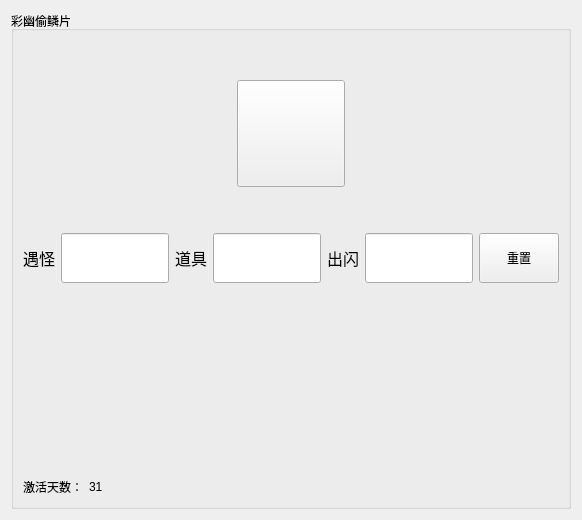
         <widget class="QWidget" name="tab_15">
          <attribute name="icon">
           <iconset>
            <normaloff>assets/PNG/money-bag.png</normaloff>assets/PNG/money-bag.png</iconset>
          </attribute>
          <attribute name="title">
           <string/>
          </attribute>
          <layout class="QVBoxLayout" name="verticalLayout_33">
           <item>
            <widget class="QGroupBox" name="groupA1_14">
             <property name="title">
              <string>彩幽偷鳞片</string>
             </property>
             <layout class="QVBoxLayout" name="verticalLayout_31">
              <item>
               <layout class="QHBoxLayout" name="horizontalLayout_86">
                <item>
                 <layout class="QGridLayout" name="gridLayout_16" rowstretch="1,4,1" columnstretch="1,4,1">
                  <property name="sizeConstraint">
                   <enum>QLayout::SizeConstraint::SetNoConstraint</enum>
                  </property>
                  <item row="2" column="1">
                   <spacer name="verticalSpacer_44">
                    <property name="orientation">
                     <enum>Qt::Orientation::Vertical</enum>
                    </property>
                    <property name="sizeHint" stdset="0">
                     <size>
                      <width>20</width>
                      <height>40</height>
                     </size>
                    </property>
                   </spacer>
                  </item>
                  <item row="0" column="1">
                   <spacer name="verticalSpacer_45">
                    <property name="orientation">
                     <enum>Qt::Orientation::Vertical</enum>
                    </property>
                    <property name="sizeHint" stdset="0">
                     <size>
                      <width>20</width>
                      <height>40</height>
                     </size>
                    </property>
                   </spacer>
                  </item>
                  <item row="1" column="1">
                   <widget class="QToolButton" name="toolButton_88">
                    <property name="sizePolicy">
                     <sizepolicy hsizetype="Maximum" vsizetype="Maximum">
                      <horstretch>0</horstretch>
                      <verstretch>0</verstretch>
                     </sizepolicy>
                    </property>
                    <property name="minimumSize">
                     <size>
                      <width>100</width>
                      <height>100</height>
                     </size>
                    </property>
                    <property name="text">
                     <string/>
                    </property>
                    <property name="icon">
                     <iconset>
                      <normaloff>assets/PNG/start.png</normaloff>assets/PNG/start.png</iconset>
                    </property>
                    <property name="iconSize">
                     <size>
                      <width>100</width>
                      <height>100</height>
                     </size>
                    </property>
                   </widget>
                  </item>
                  <item row="1" column="2">
                   <spacer name="horizontalSpacer_108">
                    <property name="orientation">
                     <enum>Qt::Orientation::Horizontal</enum>
                    </property>
                    <property name="sizeHint" stdset="0">
                     <size>
                      <width>40</width>
                      <height>20</height>
                     </size>
                    </property>
                   </spacer>
                  </item>
                  <item row="1" column="0">
                   <spacer name="horizontalSpacer_109">
                    <property name="orientation">
                     <enum>Qt::Orientation::Horizontal</enum>
                    </property>
                    <property name="sizeHint" stdset="0">
                     <size>
                      <width>40</width>
                      <height>20</height>
                     </size>
                    </property>
                   </spacer>
                  </item>
                 </layout>
                </item>
               </layout>
              </item>
              <item>
               <layout class="QHBoxLayout" name="horizontalLayout_87">
                <item>
                 <widget class="QLabel" name="label_82">
                  <property name="font">
                   <font>
                    <pointsize>12</pointsize>
                   </font>
                  </property>
                  <property name="text">
                   <string>遇怪</string>
                  </property>
                 </widget>
                </item>
                <item>
                 <widget class="QLineEdit" name="lineEdit_32">
                  <property name="sizePolicy">
                   <sizepolicy hsizetype="Maximum" vsizetype="Maximum">
                    <horstretch>0</horstretch>
                    <verstretch>0</verstretch>
                   </sizepolicy>
                  </property>
                  <property name="minimumSize">
                   <size>
                    <width>100</width>
                    <height>50</height>
                   </size>
                  </property>
                 </widget>
                </item>
                <item>
                 <widget class="QLabel" name="label_90">
                  <property name="font">
                   <font>
                    <pointsize>12</pointsize>
                   </font>
                  </property>
                  <property name="text">
                   <string>道具</string>
                  </property>
                 </widget>
                </item>
                <item>
                 <widget class="QLineEdit" name="lineEdit_36">
                  <property name="sizePolicy">
                   <sizepolicy hsizetype="Maximum" vsizetype="Maximum">
                    <horstretch>0</horstretch>
                    <verstretch>0</verstretch>
                   </sizepolicy>
                  </property>
                  <property name="minimumSize">
                   <size>
                    <width>100</width>
                    <height>50</height>
                   </size>
                  </property>
                 </widget>
                </item>
                <item>
                 <widget class="QLabel" name="label_83">
                  <property name="font">
                   <font>
                    <pointsize>12</pointsize>
                   </font>
                  </property>
                  <property name="text">
                   <string>出闪</string>
                  </property>
                 </widget>
                </item>
                <item>
                 <widget class="QLineEdit" name="lineEdit_33">
                  <property name="sizePolicy">
                   <sizepolicy hsizetype="Expanding" vsizetype="Maximum">
                    <horstretch>0</horstretch>
                    <verstretch>0</verstretch>
                   </sizepolicy>
                  </property>
                  <property name="minimumSize">
                   <size>
                    <width>100</width>
                    <height>50</height>
                   </size>
                  </property>
                 </widget>
                </item>
                <item>
                 <widget class="QPushButton" name="pushButton_15">
                  <property name="sizePolicy">
                   <sizepolicy hsizetype="Minimum" vsizetype="Maximum">
                    <horstretch>0</horstretch>
                    <verstretch>0</verstretch>
                   </sizepolicy>
                  </property>
                  <property name="minimumSize">
                   <size>
                    <width>0</width>
                    <height>50</height>
                   </size>
                  </property>
                  <property name="text">
                   <string>重置</string>
                  </property>
                 </widget>
                </item>
               </layout>
              </item>
              <item>
               <spacer name="verticalSpacer_46">
                <property name="orientation">
                 <enum>Qt::Orientation::Vertical</enum>
                </property>
                <property name="sizeHint" stdset="0">
                 <size>
                  <width>20</width>
                  <height>188</height>
                 </size>
                </property>
               </spacer>
              </item>
              <item>
               <layout class="QHBoxLayout" name="horizontalLayout_88" stretch="1,1,10">
                <item>
                 <widget class="QLabel" name="label_84">
                  <property name="sizePolicy">
                   <sizepolicy hsizetype="Fixed" vsizetype="Preferred">
                    <horstretch>0</horstretch>
                    <verstretch>0</verstretch>
                   </sizepolicy>
                  </property>
                  <property name="text">
                   <string>激活天数：</string>
                  </property>
                 </widget>
                </item>
                <item>
                 <widget class="QLabel" name="label_85">
                  <property name="sizePolicy">
                   <sizepolicy hsizetype="Fixed" vsizetype="Preferred">
                    <horstretch>0</horstretch>
                    <verstretch>0</verstretch>
                   </sizepolicy>
                  </property>
                  <property name="text">
                   <string>31</string>
                  </property>
                 </widget>
                </item>
                <item>
                 <spacer name="horizontalSpacer_113">
                  <property name="orientation">
                   <enum>Qt::Orientation::Horizontal</enum>
                  </property>
                  <property name="sizeHint" stdset="0">
                   <size>
                    <width>40</width>
                    <height>20</height>
                   </size>
                  </property>
                 </spacer>
                </item>
               </layout>
              </item>
             </layout>
            </widget>
           </item>
          </layout>
         </widget>
